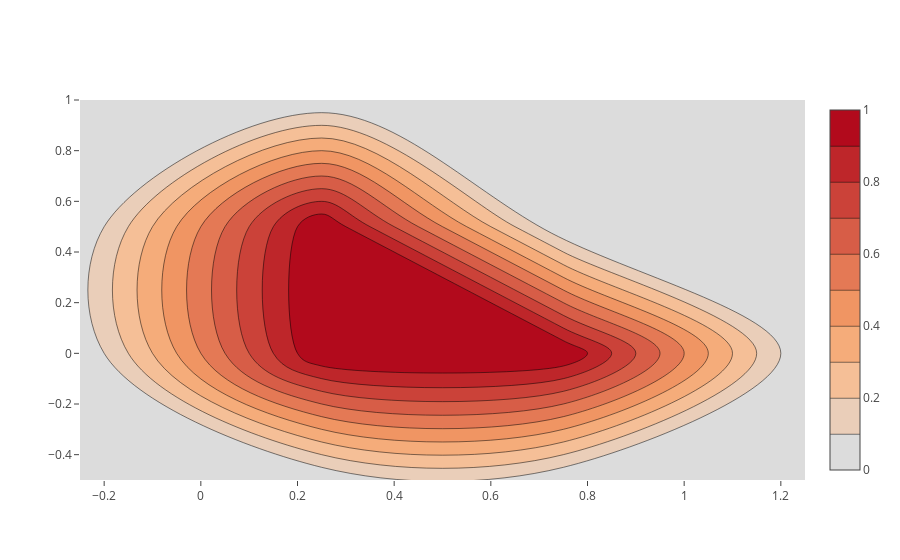

Notebook code cell kept with this figure:
### Code cell
data_2D = [go.Histogram2dContour(x=random_array_2D[1],y=random_array_2D[2])]
iplot(data_2D)

### Figure 1 — Plotly figure (JSON) as saved in the notebook; plotly's stock layout.template omitted (floating-point values rounded to 4 significant figures)
{"data": [{"type": "histogram2dcontour", "uid": "cc69cc40-d237-11e8-bf96-80fa5b2a4c05", "x": [0.537, 0.1968, 0.08434], "y": [0.152, 0.0008618, 0.343]}], "layout": {}}
